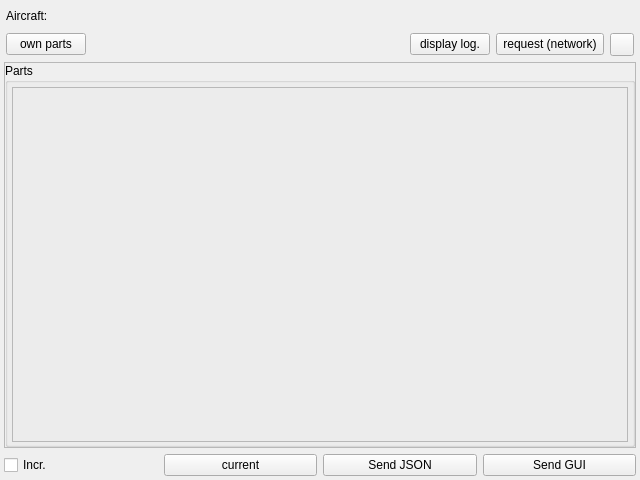
<?xml version="1.0" encoding="UTF-8"?>
<ui version="4.0">
 <class>CAircraftPartsComponent</class>
 <widget class="QFrame" name="CAircraftPartsComponent">
  <property name="geometry">
   <rect>
    <x>0</x>
    <y>0</y>
    <width>640</width>
    <height>480</height>
   </rect>
  </property>
  <property name="windowTitle">
   <string>Frame</string>
  </property>
  <layout class="QVBoxLayout" name="vl_AircraftPartsComponent">
   <property name="leftMargin">
    <number>4</number>
   </property>
   <property name="topMargin">
    <number>4</number>
   </property>
   <property name="rightMargin">
    <number>4</number>
   </property>
   <property name="bottomMargin">
    <number>4</number>
   </property>
   <item>
    <widget class="QFrame" name="fr_Aircraft">
     <layout class="QFormLayout" name="fl_Aircraft">
      <property name="horizontalSpacing">
       <number>4</number>
      </property>
      <property name="verticalSpacing">
       <number>4</number>
      </property>
      <property name="leftMargin">
       <number>2</number>
      </property>
      <property name="topMargin">
       <number>0</number>
      </property>
      <property name="rightMargin">
       <number>2</number>
      </property>
      <property name="bottomMargin">
       <number>0</number>
      </property>
      <item row="0" column="0">
       <widget class="QLabel" name="lbl_Aircraft">
        <property name="text">
         <string>Aircraft:</string>
        </property>
       </widget>
      </item>
      <item row="0" column="1">
       <widget class="swift::gui::components::CCallsignCompleter" name="comp_RemoteAircraftCompleter">
        <property name="minimumSize">
         <size>
          <width>0</width>
          <height>25</height>
         </size>
        </property>
       </widget>
      </item>
      <item row="1" column="0" colspan="2">
       <widget class="QWidget" name="wi_Parts" native="true">
        <layout class="QHBoxLayout" name="hl_PartsNetwork">
         <property name="leftMargin">
          <number>0</number>
         </property>
         <property name="topMargin">
          <number>0</number>
         </property>
         <property name="rightMargin">
          <number>0</number>
         </property>
         <property name="bottomMargin">
          <number>0</number>
         </property>
         <item>
          <widget class="QPushButton" name="pb_OwnParts">
           <property name="text">
            <string>own parts</string>
           </property>
          </widget>
         </item>
         <item>
          <spacer name="hs_Parts">
           <property name="orientation">
            <enum>Qt::Horizontal</enum>
           </property>
           <property name="sizeHint" stdset="0">
            <size>
             <width>40</width>
             <height>20</height>
            </size>
           </property>
          </spacer>
         </item>
         <item>
          <widget class="QPushButton" name="pb_DisplayLog">
           <property name="text">
            <string>display log.</string>
           </property>
          </widget>
         </item>
         <item>
          <widget class="QPushButton" name="pb_RequestFromNetwork">
           <property name="toolTip">
            <string>Request from network</string>
           </property>
           <property name="text">
            <string> request (network) </string>
           </property>
          </widget>
         </item>
         <item>
          <widget class="QToolButton" name="tb_History">
           <property name="text">
            <string/>
           </property>
           <property name="icon">
            <iconset resource="../../misc/misc.qrc">
             <normaloff>:/ant-design/icons/ant-design/table.svg</normaloff>:/ant-design/icons/ant-design/table.svg</iconset>
           </property>
          </widget>
         </item>
        </layout>
       </widget>
      </item>
     </layout>
    </widget>
   </item>
   <item>
    <widget class="QFrame" name="fr_AircraftParts">
     <property name="frameShape">
      <enum>QFrame::StyledPanel</enum>
     </property>
     <property name="frameShadow">
      <enum>QFrame::Raised</enum>
     </property>
     <layout class="QVBoxLayout" name="vl_AircraftPartsSplitterFrame">
      <property name="spacing">
       <number>0</number>
      </property>
      <property name="leftMargin">
       <number>0</number>
      </property>
      <property name="topMargin">
       <number>0</number>
      </property>
      <property name="rightMargin">
       <number>0</number>
      </property>
      <property name="bottomMargin">
       <number>0</number>
      </property>
      <item>
       <widget class="QSplitter" name="sp_AircraftParts">
        <property name="orientation">
         <enum>Qt::Vertical</enum>
        </property>
        <widget class="QGroupBox" name="gb_AircraftParts">
         <property name="sizePolicy">
          <sizepolicy hsizetype="Preferred" vsizetype="Preferred">
           <horstretch>0</horstretch>
           <verstretch>0</verstretch>
          </sizepolicy>
         </property>
         <property name="title">
          <string>Parts</string>
         </property>
         <layout class="QVBoxLayout" name="vl_GroupParts">
          <property name="spacing">
           <number>4</number>
          </property>
          <property name="leftMargin">
           <number>4</number>
          </property>
          <property name="topMargin">
           <number>4</number>
          </property>
          <property name="rightMargin">
           <number>4</number>
          </property>
          <property name="bottomMargin">
           <number>2</number>
          </property>
          <item>
           <widget class="swift::gui::editors::CAircraftPartsForm" name="editor_AircraftParts">
            <property name="frameShape">
             <enum>QFrame::StyledPanel</enum>
            </property>
            <property name="frameShadow">
             <enum>QFrame::Raised</enum>
            </property>
           </widget>
          </item>
         </layout>
        </widget>
       </widget>
      </item>
     </layout>
    </widget>
   </item>
   <item>
    <widget class="QWidget" name="qw_AircraftPartsSendButtons" native="true">
     <property name="minimumSize">
      <size>
       <width>0</width>
       <height>0</height>
      </size>
     </property>
     <layout class="QHBoxLayout" name="hl_AircraftPartsSendButtons">
      <property name="spacing">
       <number>6</number>
      </property>
      <property name="leftMargin">
       <number>0</number>
      </property>
      <property name="topMargin">
       <number>0</number>
      </property>
      <property name="rightMargin">
       <number>0</number>
      </property>
      <property name="bottomMargin">
       <number>0</number>
      </property>
      <item>
       <widget class="QCheckBox" name="cb_AircraftPartsIncremental">
        <property name="toolTip">
         <string>incremental</string>
        </property>
        <property name="text">
         <string>Incr.</string>
        </property>
       </widget>
      </item>
      <item>
       <widget class="QPushButton" name="pb_CurrentParts">
        <property name="toolTip">
         <string>set current parts values</string>
        </property>
        <property name="text">
         <string>current</string>
        </property>
       </widget>
      </item>
      <item>
       <widget class="QPushButton" name="pb_SendAircraftPartsJson">
        <property name="text">
         <string>Send JSON</string>
        </property>
       </widget>
      </item>
      <item>
       <widget class="QPushButton" name="pb_SendAircraftPartsGui">
        <property name="text">
         <string>Send GUI</string>
        </property>
       </widget>
      </item>
     </layout>
    </widget>
   </item>
  </layout>
 </widget>
 <customwidgets>
  <customwidget>
   <class>swift::gui::components::CCallsignCompleter</class>
   <extends>QFrame</extends>
   <header>gui/components/callsigncompleter.h</header>
   <container>1</container>
  </customwidget>
  <customwidget>
   <class>swift::gui::editors::CAircraftPartsForm</class>
   <extends>QFrame</extends>
   <header>gui/editors/aircraftpartsform.h</header>
   <container>1</container>
  </customwidget>
 </customwidgets>
 <resources>
  <include location="../../misc/misc.qrc"/>
 </resources>
 <connections/>
</ui>
